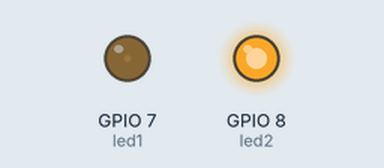
Recording of a program running on a simulated Raspberry Pi (BCM pin numbers). Parts: output pins drawn as LEDs (lit = HIGH).

Above: at 0.05 s.
At 0.5 s:
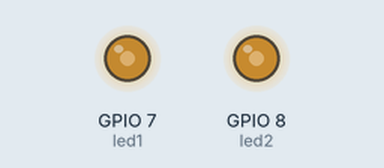
At 0.95 s:
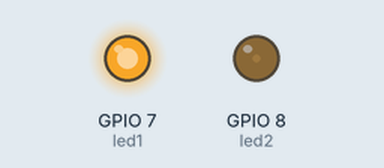
At 1.75 s:
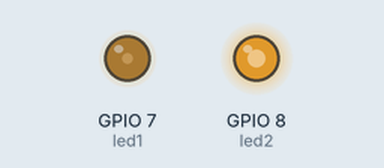
Timing chart, 0 to 4.7 s (numbered marks = the images above):
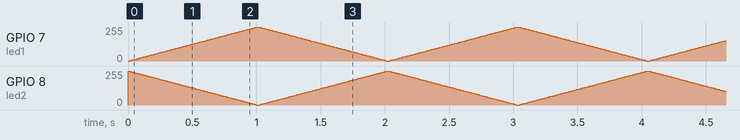

The program:

PWM.py
```python
import RPi.GPIO as GPIO
import time

GPIO.setmode(GPIO.BCM)
GPIO.setwarnings(False)

GPIO.setup(7, GPIO.OUT)
GPIO.setup(8, GPIO.OUT)

led1 = GPIO.PWM(7, 100)
led2 = GPIO.PWM(8, 100)

led1.start(0)
led2.start(100)

pause_time = 0.01

while True:
    for i in range(0, 101):
        led1.ChangeDutyCycle(i)
        led2.ChangeDutyCycle(100 - i)
        time.sleep(pause_time)

    for i in range(100, -1, -1):
        led1.ChangeDutyCycle(i)
        led2.ChangeDutyCycle(100 - i)
        time.sleep(pause_time)
```
